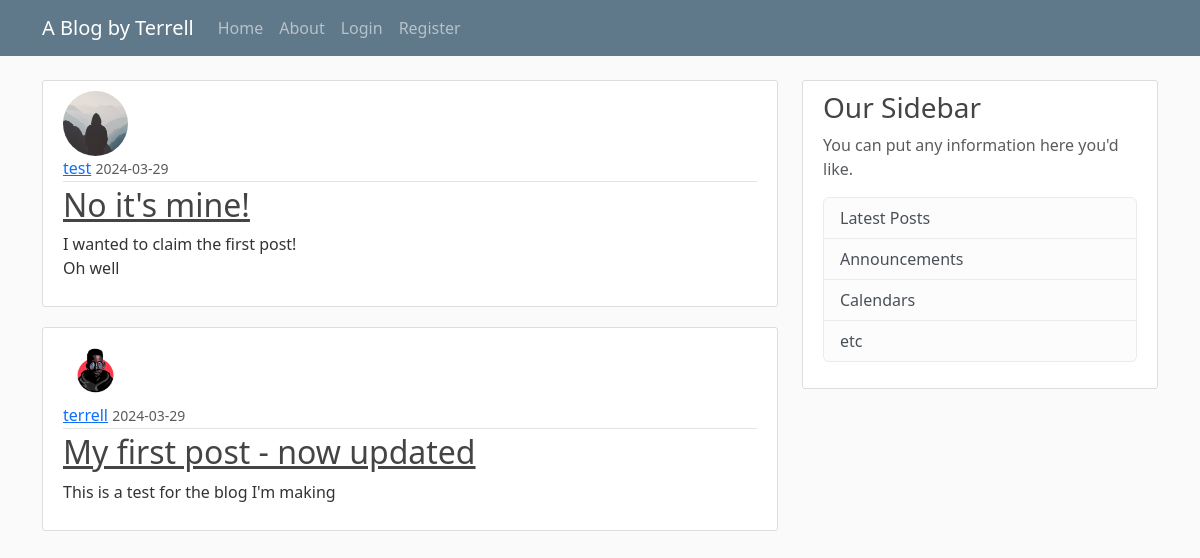
Page /home on the earlier database version.
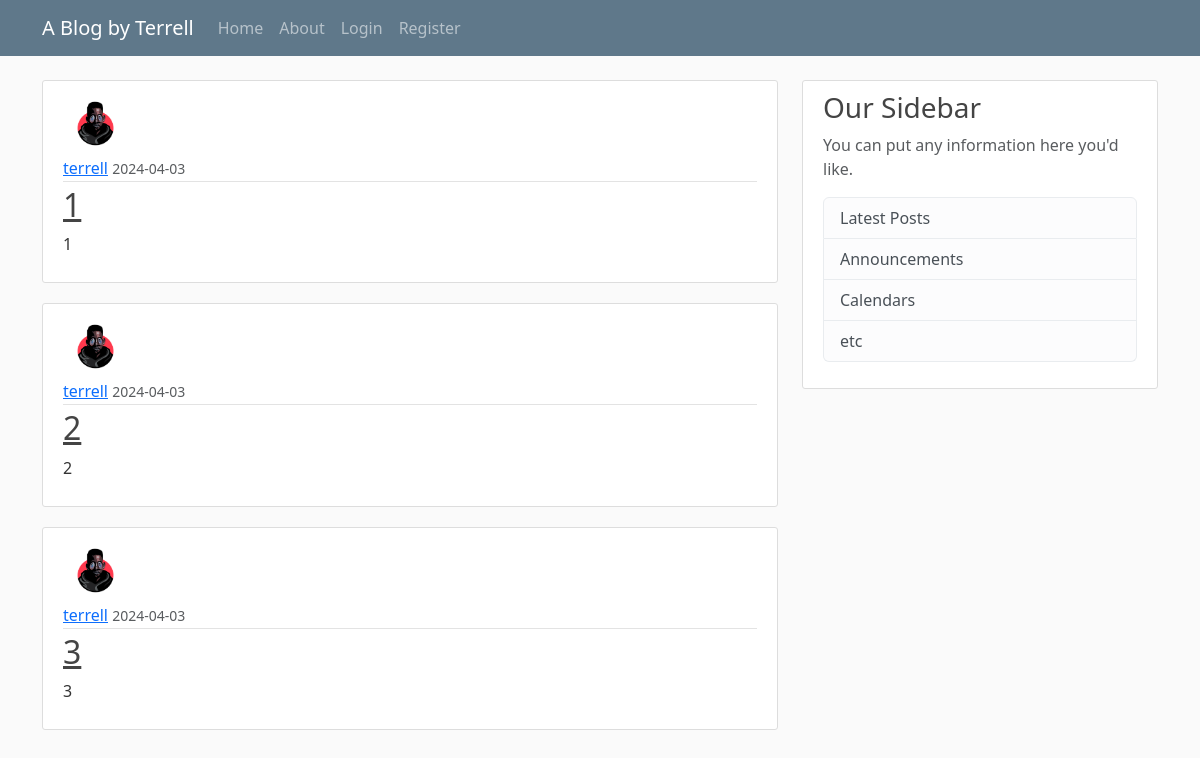
Same page on the later database version.
### flaskblog/models.py (models this page shows, shortened)
class Post(db.Model): # We create the Post class
    id = db.Column(db.Integer, primary_key=True)
    title = db.Column(db.String(100), nullable=False)
    date_posted = db.Column(db.DateTime, nullable=False, default=datetime.now(timezone.utc))
    content = db.Column(db.Text, nullable=False)
    user_id = db.Column(db.Integer, db.ForeignKey('user.id'), nullable=False) # This is the ID of the user that authored the post

class User(db.Model, UserMixin): # We create the User class
    id = db.Column(db.Integer, primary_key=True) # primary_key=True means this will be unique to our user
    username = db.Column(db.String(20), unique=True, nullable=False) # nullable = cannot be null, there must be an input. Max characters = 20
    email = db.Column(db.String(120), unique=True, nullable=False)
    image_file = db.Column(db.String(20), nullable=False, default='default.jpg') # Max image hash = 20 characters. Default will be if user doesn't choose a profile pic
    password = db.Column(db.String(60), nullable=False)
    posts = db.relationship('Post', backref='author', lazy=True)

### flaskblog/routes.py (the view)
@app.route("/") # This allows us to tell Flask what URL to trigger. Returns the information shown on the page
@app.route("/home") # Adding another decorator for same function
def home():
    page = request.args.get('page', 1, type=int) # This requests the 'page' part of the url, and defaults it to 1
    posts = Post.query.order_by(Post.date_posted.desc()).paginate(page=page, per_page=3) # Order the posts by descending date, and 3 posts per page
    return render_template('home.html', posts=posts)

### flaskblog/templates/home.html
{% extends "layout.html" %}
{% block content %}
    {% for post in posts %}
    <article class="media content-section">
        <div class="media-body">
          <img class="rounded-circle article-img" src="{{ url_for('static', filename='profile_pics/' + post.author.image_file) }}">
          <div class="article-metadata">
            <a class="mr-2" href="#">{{ post.author.username }}</a>
            <small class="text-muted">{{ post.date_posted.strftime('%Y-%m-%d') }}</small>
          </div>
          <h2><a class="article-title" href="{{ url_for('post', post_id=post.id) }}">{{ post.title }}</a></h2>
          <p class="article-content">{{ post.content }}</p>
        </div>
    </article>
    {% endfor %}
{% endblock content %}

Differences in the rows shown:
no longer on this page (row unchanged): Post: image_file (placeholder picture), author.username "test", date_posted "2024-03-29", title "No it's mine!", content "I wanted to claim the first post! Oh well"
no longer on this page (row unchanged): Post: image_file (picture), author.username "terrell", date_posted "2024-03-29", title "My first post - now updated", content "This is a test for the blog I'm making"
added Post: image_file (picture), author.username "terrell", date_posted "2024-04-03", title "1", content "1"
added Post: image_file (picture), author.username "terrell", date_posted "2024-04-03", title "2", content "2"
added Post: image_file (picture), author.username "terrell", date_posted "2024-04-03", title "3", content "3"
